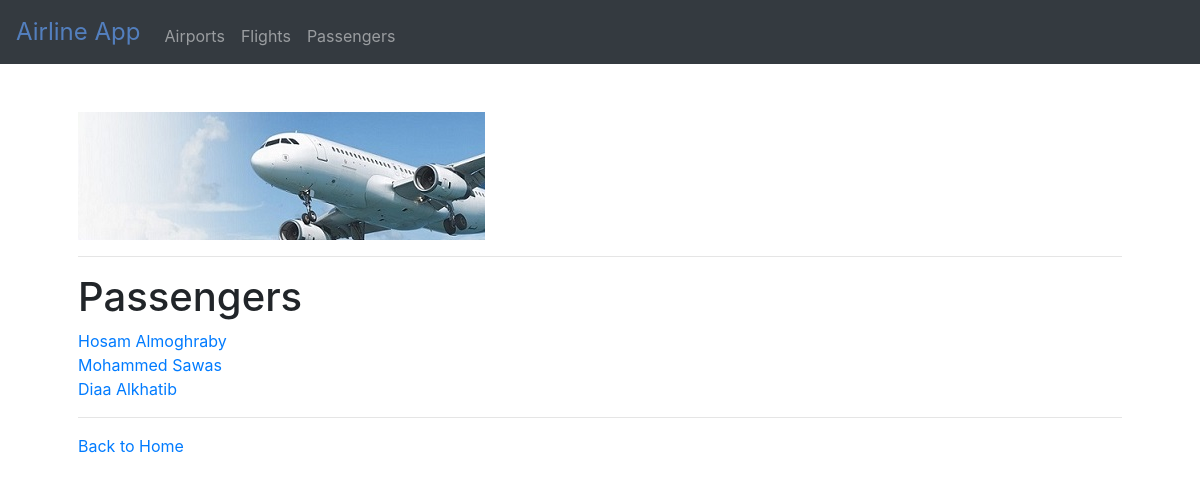
/passengers/, run on the app's committed database.
### flights/models.py (models this page shows, shortened)
class Passenger(models.Model):
    title = models.CharField(max_length=3, choices=TITLE_CHOICES)
    first = models.CharField(max_length=64)
    last = models.CharField(max_length=64)
    flights = models.ManyToManyField(Flight, blank=True, related_name="passengers")

### flights/views.py (the view)
# urls.py: path('passengers/', views.passengers, name="passengers"),
def passengers(request):
    context = {
        "passengers": Passenger.objects.all()
    }
    return render(request, 'flights/passengers.html', context)

### flights/templates/flights/passengers.html (shortened to what this page needs)
{% extends "flights/layout.html" %}
{% block body %}
    <h1>Passengers</h1>
    {% for passenger in passengers %}
        <li>
            <a href="{%  url 'passenger' passenger.id %}">{{ passenger.first }} {{ passenger.last }}</a>
        </li>
    {% endfor %}
    <hr>
    <a href="{% url 'index' %}">Back to Home</a>
{% endblock %}

### data on the page
Passenger: first "Hosam", last "Almoghraby"
Passenger: first "Mohammed", last "Sawas"
Passenger: first "Diaa", last "Alkhatib"
